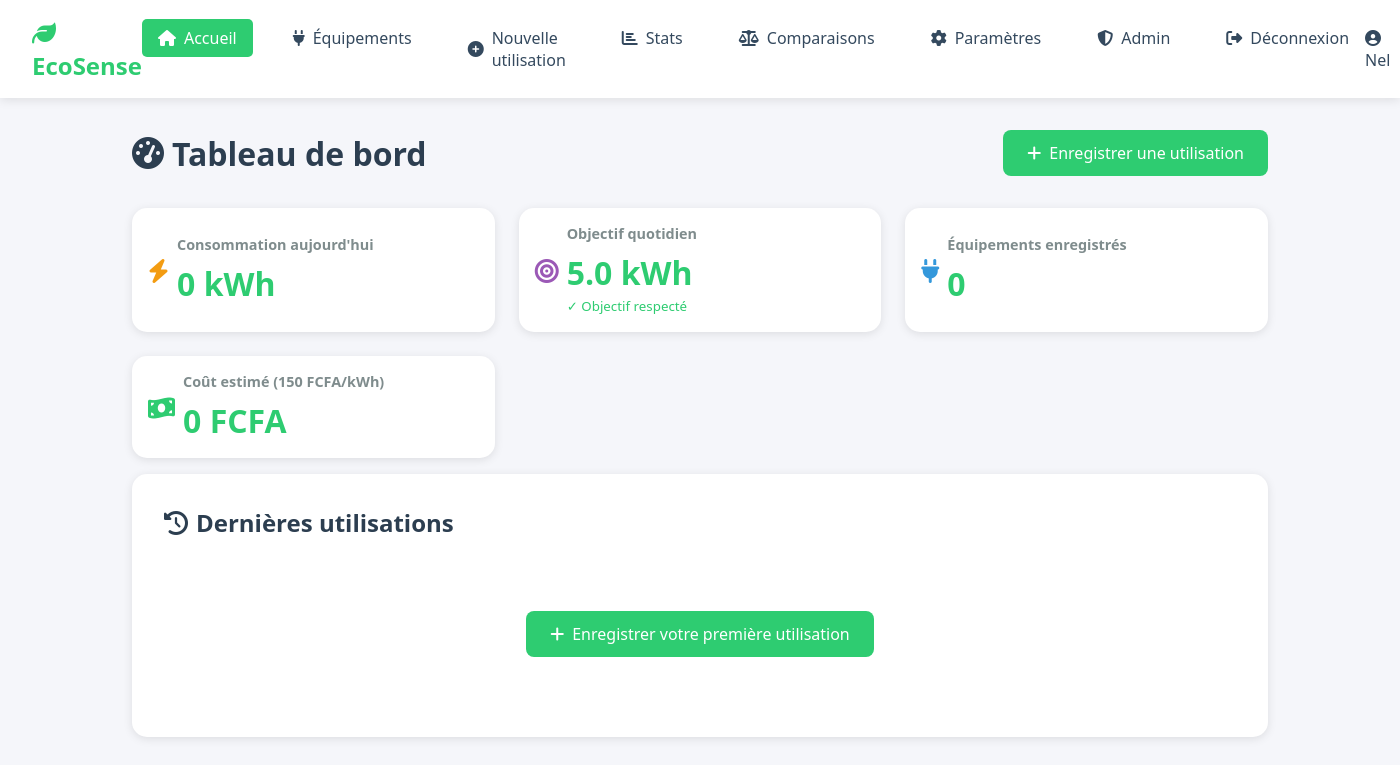
Before: /home (signed in) with the older database file.
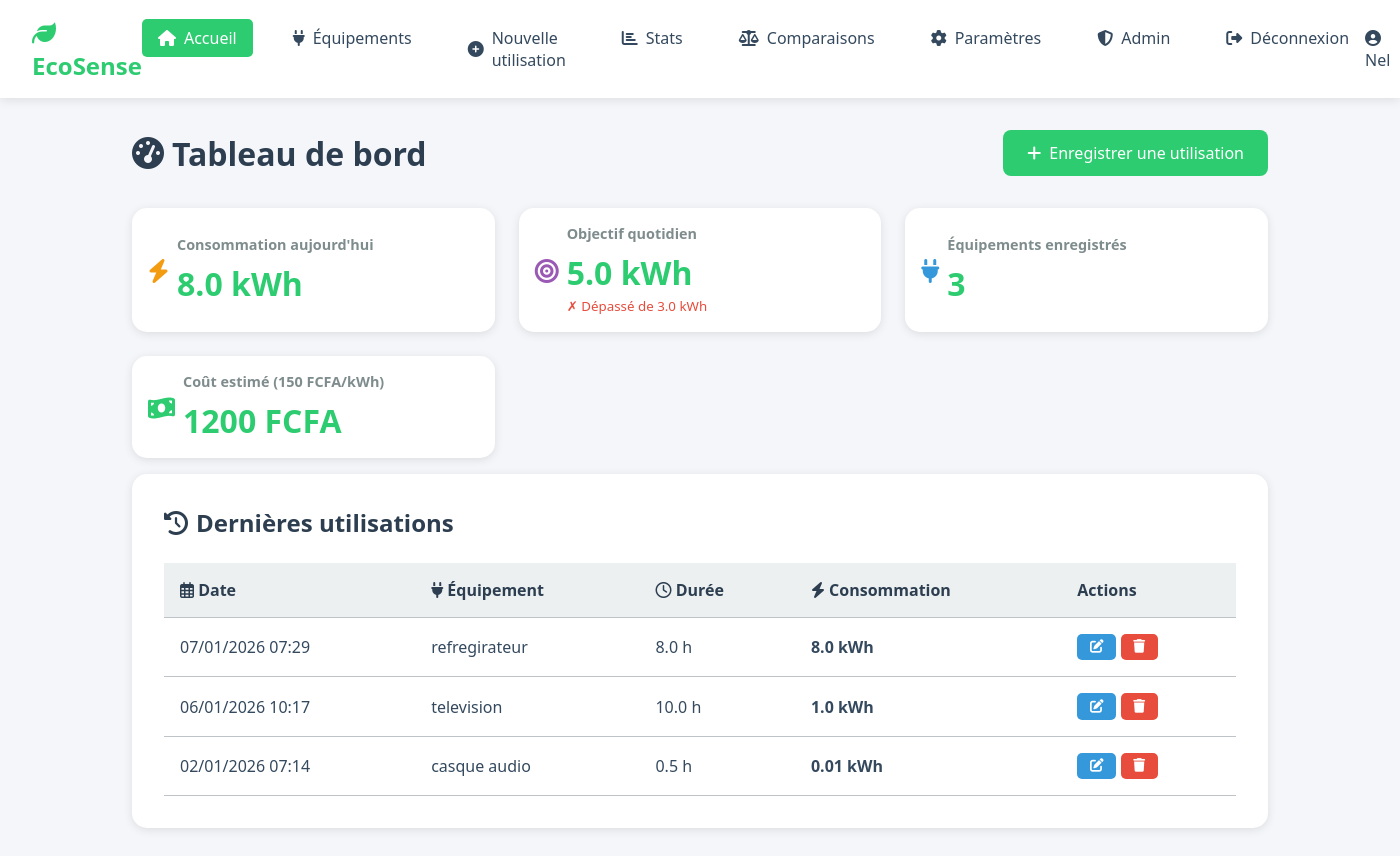
After: the same page with the newer database file.
### models/database.py (models this page shows, shortened)
class User(Base):
    __tablename__ = 'users'
    id = Column(Integer, primary_key=True)
    username = Column(String(80), unique=True, nullable=False)
    email = Column(String(120), unique=True, nullable=False)
    password_hash = Column(String(200), nullable=False)
    date_created = Column(DateTime, default=datetime.now)
    is_admin = Column(Integer, default=0)
    is_approved = Column(Integer, default=0)
    alert_threshold = Column(Float, default=10.0)
    daily_goal = Column(Float, default=5.0)
    equipments = relationship('Equipment', back_populates='user', lazy='select')
    usages = relationship('Usage', back_populates='user', lazy='select')
    predictions = relationship('Prediction', back_populates='user', lazy='select')

class Usage(Base):
    __tablename__ = 'usages'
    id = Column(Integer, primary_key=True)
    user_id = Column(Integer, ForeignKey('users.id'), nullable=False)
    equipment_id = Column(Integer, ForeignKey('equipments.id'), nullable=False)
    date = Column(DateTime, default=datetime.now)
    duree_heures = Column(Float, nullable=False)
    consommation_kwh = Column(Float, nullable=False)
    user = relationship('User', back_populates='usages')
    equipment = relationship('Equipment', back_populates='usages')

class Equipment(Base):
    __tablename__ = 'equipments'
    id = Column(Integer, primary_key=True)
    user_id = Column(Integer, ForeignKey('users.id'), nullable=False)
    name = Column(String(100), nullable=False)
    puissance_watts = Column(Float, nullable=False)
    category = Column(String(50), nullable=False)
    date_added = Column(DateTime, default=datetime.now)
    user = relationship('User', back_populates='equipments')
    usages = relationship('Usage', back_populates='equipment', lazy='select')

### app.py (the view)
@app.route('/home')
@login_required
def home():
    user_id = session['user_id']
    db = get_session()
    try:
        from utils.calculations import get_user_alerts
        user = db.query(User).filter(User.id == user_id).first()
        today = datetime.now().date()
        today_start = datetime.combine(today, datetime.min.time())
        today_end = datetime.combine(today, datetime.max.time())
        usages_today = db.query(Usage).filter(
            Usage.user_id == user_id,
            Usage.date >= today_start,
            Usage.date <= today_end
        ).all()
        total_today = sum(usage.consommation_kwh for usage in usages_today)
        recent_usages = db.query(Usage).filter(
            Usage.user_id == user_id
        ).order_by(Usage.date.desc()).limit(5).all()
        total_equipments = db.query(Equipment).filter(
            Equipment.user_id == user_id
        ).count()
        alerts = get_user_alerts(user_id)
        daily_goal = user.daily_goal if user.daily_goal else 5.0
        return render_template('home.html',
                               total_today=round(total_today, 2),
                               recent_usages=recent_usages,
                               total_equipments=total_equipments,
                               alerts=alerts,
                               daily_goal=daily_goal)
    finally:
        db.close()

### app.py (called while the page is built)
def login_required(f):
    @wraps(f)
    def decorated_function(*args, **kwargs):
        if 'user_id' not in session:
            flash('Vous devez être connecté.', 'warning')
            return redirect(url_for('login'))
        return f(*args, **kwargs)
    return decorated_function

### models/database.py (called while the page is built)
def get_session():
    engine = create_engine('sqlite:///database.db', echo=False)
    Session = sessionmaker(bind=engine)
    return Session()

### utils/calculations.py (called while the page is built)
def get_user_alerts(user_id):
    from models.database import Alert
    db = get_session()
    try:
        alerts = db.query(Alert).filter(
            Alert.user_id == user_id,
            Alert.is_read == 0
        ).order_by(Alert.date_created.desc()).limit(5).all()
        return alerts
    finally:
        db.close()

### templates/home.html (shortened to what this page needs)
<!DOCTYPE html>
<html lang="fr">
<head>
    <link rel="stylesheet" href="https://cdnjs.cloudflare.com/ajax/libs/font-awesome/6.4.0/css/all.min.css">
    <link rel="stylesheet" href="{{ url_for('static', filename='css/style.css') }}">
</head>
<body>
    <nav class="navbar">
        <div class="nav-brand"><i class="fas fa-leaf"></i> EcoSense</div>
        <ul class="nav-menu">
            <li><a href="{{ url_for('home') }}" class="active"><i class="fas fa-home"></i> Accueil</a></li>
            <li><a href="{{ url_for('equipments') }}"><i class="fas fa-plug"></i> Équipements</a></li>
            <li><a href="{{ url_for('add_usage') }}"><i class="fas fa-plus-circle"></i> Nouvelle utilisation</a></li>
            <li><a href="{{ url_for('statistics') }}"><i class="fas fa-chart-bar"></i> Stats</a></li>
            <li><a href="{{ url_for('comparisons') }}"><i class="fas fa-balance-scale"></i> Comparaisons</a></li>
            <li><a href="{{ url_for('settings') }}"><i class="fas fa-cog"></i> Paramètres</a></li>
            {% if session.is_admin == 1 %}
            <li><a href="{{ url_for('admin_panel') }}"><i class="fas fa-shield-alt"></i> Admin</a></li>
            {% endif %}
            <li><a href="{{ url_for('logout') }}"><i class="fas fa-sign-out-alt"></i> Déconnexion</a></li>
        </ul>
        <div class="nav-user">
            <a href="{{ url_for('profile') }}" style="color: inherit; text-decoration: none;">
                <i class="fas fa-user-circle"></i> {{ session.username }}
            </a>
        </div>
    </nav>
    <div class="container">
        <div class="page-header">
            <h1><i class="fas fa-tachometer-alt"></i> Tableau de bord</h1>
            <a href="{{ url_for('add_usage') }}" class="btn btn-primary">
                <i class="fas fa-plus"></i> Enregistrer une utilisation
            </a>
        </div>
        <div class="stats-grid">
            <div class="stat-card">
                <div class="stat-icon">
                    <i class="fas fa-bolt" style="color: #f39c12;"></i>
                </div>
                <div class="stat-content">
                    <h3>Consommation aujourd'hui</h3>
                    <p class="stat-value">{{ total_today }} kWh</p>
                </div>
            </div>
            <div class="stat-card">
                <div class="stat-icon">
                    <i class="fas fa-bullseye" style="color: #9b59b6;"></i>
                </div>
                <div class="stat-content">
                    <h3>Objectif quotidien</h3>
                    <p class="stat-value">{{ daily_goal }} kWh</p>
                    <small>
                        {% if total_today <= daily_goal %}
                            <span style="color: #2ecc71;">✓ Objectif respecté</span>
                        {% else %}
                            <span style="color: #e74c3c;">✗ Dépassé de {{ (total_today - daily_goal)|round(2) }} kWh</span>
                        {% endif %}
                    </small>
                </div>
            </div>
            <div class="stat-card">
                <div class="stat-icon">
                    <i class="fas fa-plug" style="color: #3498db;"></i>
                </div>
                <div class="stat-content">
                    <h3>Équipements enregistrés</h3>
                    <p class="stat-value">{{ total_equipments }}</p>
                </div>
            </div>
            <div class="stat-card">
                <div class="stat-icon">
                    <i class="fas fa-money-bill-wave" style="color: #2ecc71;"></i>
                </div>
                <div class="stat-content">
                    <h3>Coût estimé (150 FCFA/kWh)</h3>
                    <p class="stat-value">{{ (total_today * 150)|round|int }} FCFA</p>
                </div>
            </div>
        </div>
        <div class="section">
            <h2><i class="fas fa-history"></i> Dernières utilisations</h2>
            {% if recent_usages %}
                <table class="table">
                    <thead>
                        <tr>
                            <th><i class="far fa-calendar-alt"></i> Date</th>
                            <th><i class="fas fa-plug"></i> Équipement</th>
                            <th><i class="far fa-clock"></i> Durée</th>
                            <th><i class="fas fa-bolt"></i> Consommation</th>
                            <th>Actions</th>
                        </tr>
                    </thead>
                    <tbody>
                        {% for usage in recent_usages %}
                        <tr>
                            <td>{{ usage.date.strftime('%d/%m/%Y %H:%M') }}</td>
                            <td>{{ usage.equipment.name }}</td>
                            <td>{{ usage.duree_heures }} h</td>
                            <td><strong>{{ usage.consommation_kwh|round(2) }} kWh</strong></td>
                            <td>
                                <a href="{{ url_for('edit_usage', usage_id=usage.id) }}" class="btn-small btn-edit">
                                    <i class="fas fa-edit"></i>
                                </a>
                                <a href="{{ url_for('delete_usage', usage_id=usage.id) }}"
                                   class="btn-small btn-delete"
                                   onclick="return confirm('Supprimer cette utilisation ?')">
                                    <i class="fas fa-trash"></i>
                                </a>
                            </td>
                        </tr>
                        {% endfor %}
                    </tbody>
                </table>
            {% else %}
                <div class="empty-state">
                    <a href="{{ url_for('add_usage') }}" class="btn btn-primary">
                        <i class="fas fa-plus"></i> Enregistrer votre première utilisation
                    </a>
                </div>
            {% endif %}
        </div>
    </div>
</body>
</html>

### static/css/style.css (style rules this page uses)
* { margin: 0; padding: 0; box-sizing: border-box; }
:root { --primary-color: #2ecc71; --primary-dark: #27ae60; --secondary-color: #3498db; --danger-color: #e74c3c; --warning-color: #f39c12; --success-color: #2ecc71; --dark-color: #2c3e50; --light-color: #ecf0f1; --text-color: #34495e; --border-color: #bdc3c7; --shadow: 0 2px 10px rgba(0,0,0,0.1); }
body { font-family: 'Segoe UI', Tahoma, Geneva, Verdana, sans-serif; background: #f5f6fa; min-height: 100vh; color: var(--text-color); }
.navbar { background: white; padding: 1rem 2rem; box-shadow: var(--shadow); display: flex; justify-content: space-between; align-items: center; }
.nav-brand { font-size: 1.5rem; font-weight: bold; color: var(--primary-color); }
.nav-menu { display: flex; list-style: none; gap: 1.5rem; }
.nav-menu a { text-decoration: none; color: var(--text-color); padding: 0.5rem 1rem; border-radius: 5px; transition: all 0.3s; display: flex; align-items: center; gap: 0.5rem; }
.nav-menu a:hover, .nav-menu a.active { background: var(--primary-color); color: white; }
.nav-user { color: var(--text-color); font-weight: 500; display: flex; align-items: center; gap: 0.5rem; }
.container { max-width: 1200px; margin: 2rem auto; padding: 0 2rem; }
.btn-small { padding: 0.4rem 0.8rem; font-size: 0.85rem; border-radius: 5px; text-decoration: none; display: inline-flex; align-items: center; gap: 0.3rem; transition: all 0.3s; }
.btn-edit { background: #3498db; color: white; }
.btn-delete { background: #e74c3c; color: white; }
.btn { padding: 0.75rem 1.5rem; border: none; border-radius: 8px; font-size: 1rem; cursor: pointer; text-decoration: none; display: inline-flex; align-items: center; gap: 0.5rem; transition: all 0.3s; font-weight: 500; }
.btn-primary { background: var(--primary-color); color: white; }
.page-header { display: flex; justify-content: space-between; align-items: center; margin-bottom: 2rem; }
.page-header h1 { color: var(--dark-color); font-size: 2rem; display: flex; align-items: center; gap: 0.5rem; }
.stats-grid { display: grid; grid-template-columns: repeat(auto-fit, minmax(280px, 1fr)); gap: 1.5rem; margin-bottom: 1rem; }
.stat-card { background: white; padding: 1rem; border-radius: 15px; box-shadow: var(--shadow); display: flex; align-items: center; gap: 0.5rem; }
.stat-icon { font-size: 1.5rem; }
.stat-content h3 { font-size: 0.9rem; color: #7f8c8d; margin-bottom: 0.5rem; }
.stat-value { font-size: 2rem; font-weight: bold; color: var(--primary-color); }
.section { background: white; padding: 2rem; border-radius: 15px; box-shadow: var(--shadow); margin-bottom: 2rem; }
.section h2 { margin-bottom: 1.5rem; color: var(--dark-color); display: flex; align-items: center; gap: 0.5rem; }
.table { width: 100%; border-collapse: collapse; }
.table thead { background: var(--light-color); }
.table th, .table td { padding: 1rem; text-align: left; border-bottom: 1px solid var(--border-color); }
.table th { font-weight: 600; color: var(--dark-color); }

Changed rows visible on the page:
shown differently, row unchanged: User "Nel": (total_today-daily_goal)|round(2) (not shown) → "3.0"
added Usage: date "07/01/2026 07:29", equipment.name "refregirateur", duree_heures "8.0", consommation_kwh "8.0"
added Usage: date "06/01/2026 10:17", equipment.name "television", duree_heures "10.0", consommation_kwh "1.0"
added Usage: date "02/01/2026 07:14", equipment.name "casque audio", duree_heures "0.5", consommation_kwh "0.01"
Other visible differences:
{{ total_today }}: "0" → "8.0"
{{ total_equipments }}: "0" → "3"
{{ (total_today * 150)|round|int }}: "0" → "1200"
text no longer shown: "✓ Objectif respecté Enregistrer votre première utilisation"
text now shown: "✗ Dépassé de kWh Date Équipement Durée Consommation Actions"
